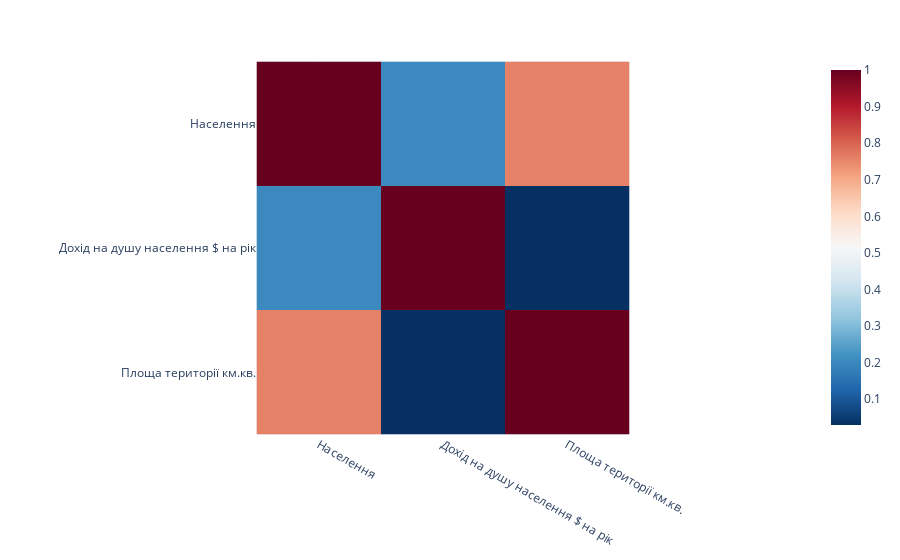

Here is the notebook cell this chart was saved with:
### Code cell
#Матриця кореляції та візуалізація через heatmap
corr_matrix = data.corr()

fig = px.imshow(corr_matrix,
                x=corr_matrix.columns,
                y=corr_matrix.columns,
                color_continuous_scale='RdBu_r')

fig.show()

### Figure 1 — Plotly figure (JSON) as saved in the notebook; plotly's stock layout.template omitted (floating-point values rounded to 4 significant figures)
{"data": [{"coloraxis": "coloraxis", "hovertemplate": "x: %{x}<br>y: %{y}<br>color: %{z}<extra></extra>", "name": "0", "type": "heatmap", "x": ["Населення", "Дохід на душу населення $ на рік", "Площа території км.кв."], "xaxis": "x", "y": ["Населення", "Дохід на душу населення $ на рік", "Площа території км.кв."], "yaxis": "y", "z": [[1, 0.2017, 0.7602], [0.2017, 1, 0.0295], [0.7602, 0.0295, 1]]}], "layout": {"coloraxis": {"colorscale": [[0, "rgb(5,48,97)"], [0.1, "rgb(33,102,172)"], [0.2, "rgb(67,147,195)"], [0.3, "rgb(146,197,222)"], [0.4, "rgb(209,229,240)"], [0.5, "rgb(247,247,247)"], [0.6, "rgb(253,219,199)"], [0.7, "rgb(244,165,130)"], [0.8, "rgb(214,96,77)"], [0.9, "rgb(178,24,43)"], [1, "rgb(103,0,31)"]]}, "margin": {"t": 60}, "xaxis": {"anchor": "y", "constrain": "domain", "domain": [0, 1], "scaleanchor": "y"}, "yaxis": {"anchor": "x", "autorange": "reversed", "constrain": "domain", "domain": [0, 1]}}}
